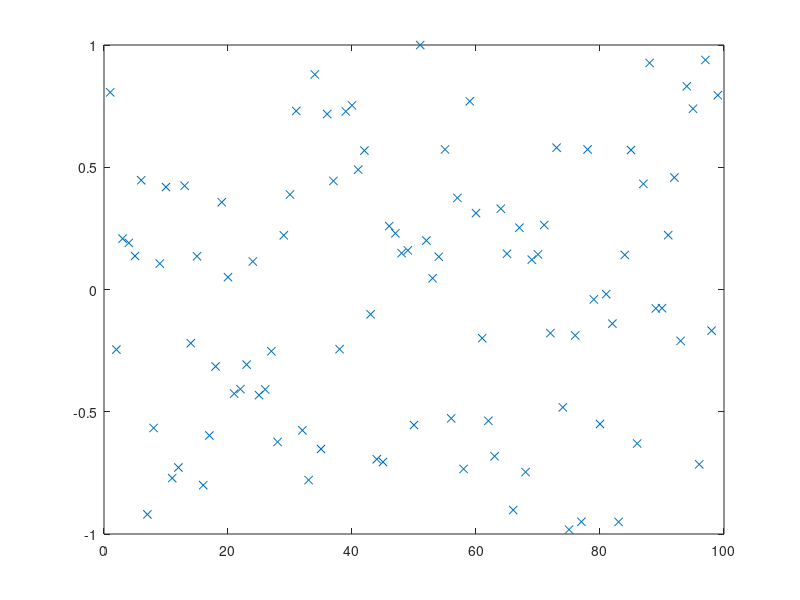

Recreate this plot in MATLAB. (Note: this script raises an error after producing the figure.)
% script <a href="matlab:NR_HeapSortTest">NR_HeapSortTest</a>
% Test <a href="matlab:help NR_HeapSort">NR_HeapSort</a> on a random set of data.
% See <a href="matlab:NRweb">Numerical Renaissance: simulation, optimization, & control</a>, Section 7.1.6.
% Part of <a href="matlab:help NRC">Numerical Renaissance Codebase 1.0</a>, <a href="matlab:help NRchap07">Chapter 7</a>; please read the <a href="matlab:help NRcopyleft">copyleft</a>.

n=99; D=2*rand(n,1)-1; close all, plot(D(:,1),'x'), pause(0.5)
[D,index]=NR_HeapSort(D,1,n);        plot(D(:,1),'x')

% end script NR_HeapSortTest
